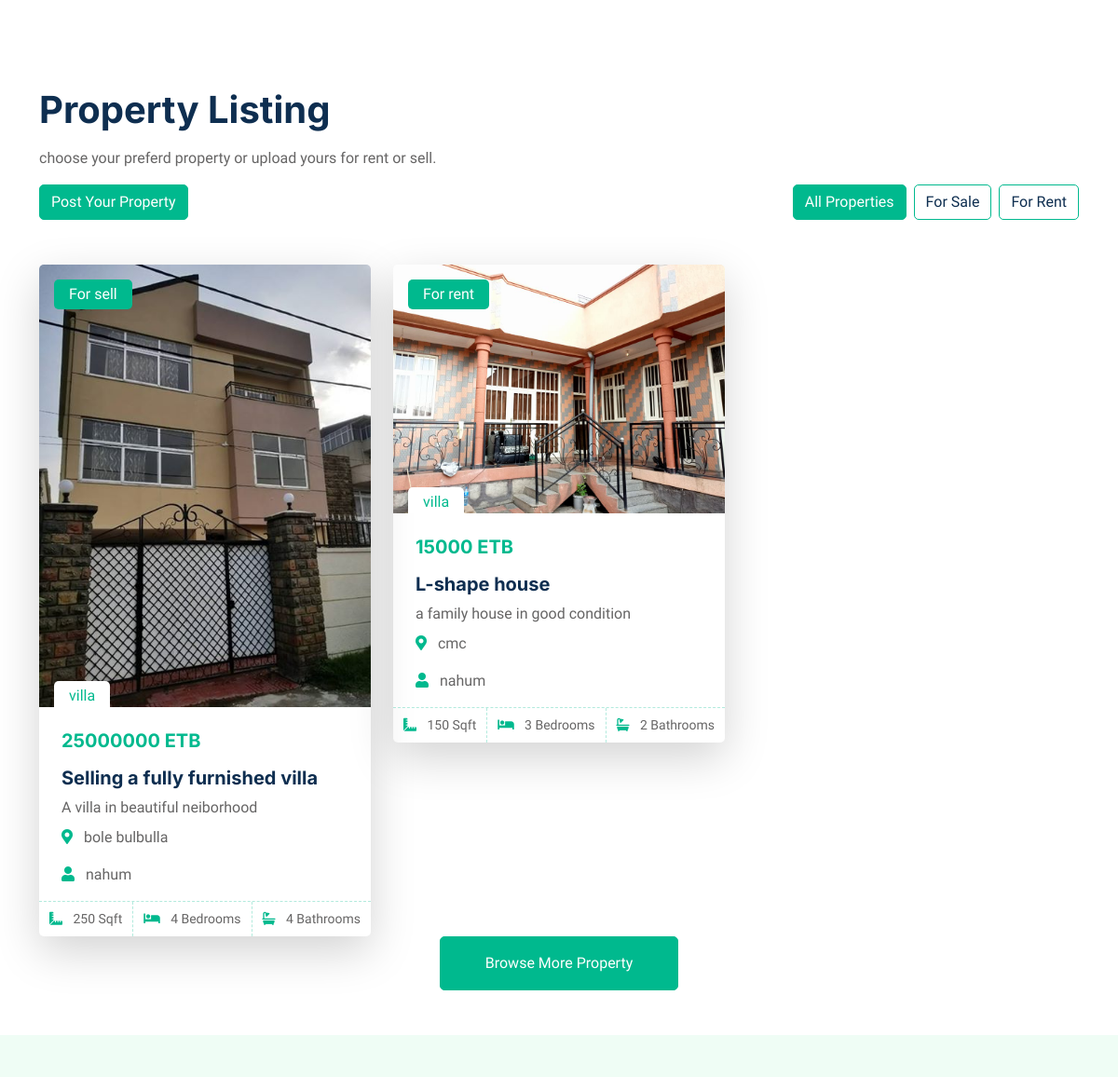
The page /property-list/ (signed in, middle part) on the database as committed earlier.
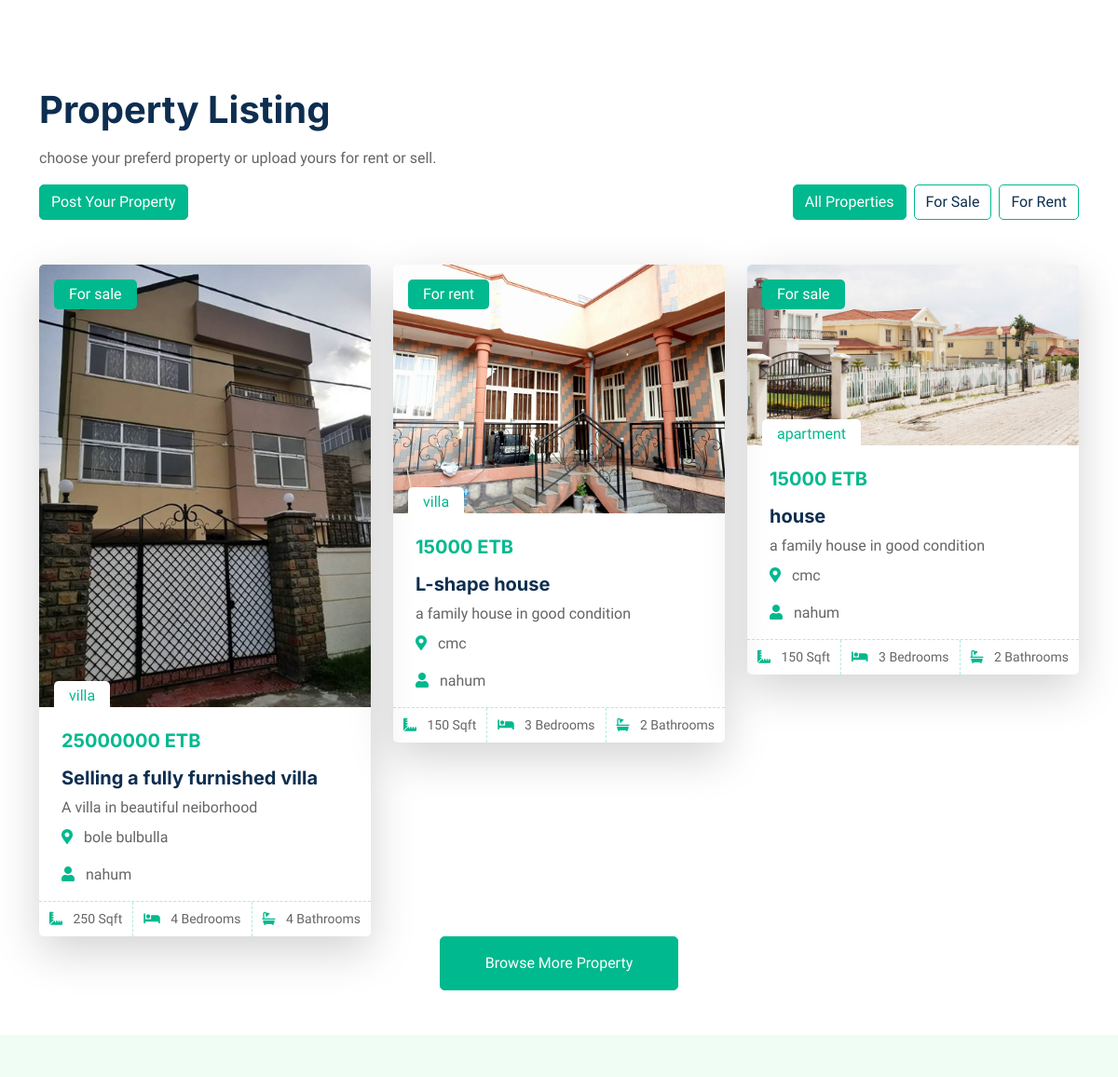
The same page on the database as committed later.
### main/models.py (models this page shows)
class Property(models.Model):
    user= models.ForeignKey(User, on_delete=models.CASCADE)
    title = models.CharField(max_length=122)
    description = models.TextField()
    PROPERTY_TYPES = [('villa', 'Villa'), ('apartment', 'Apartment'), ('office', 'Office') ]
    PROPERTY_FOR = [('sale', 'Sale'), ('rent', 'Rent')]
    property_type = models.CharField(max_length=122, choices=PROPERTY_TYPES, default='villa')
    property_for = models.CharField(max_length=122, choices=PROPERTY_FOR, default='sale')
    image = models.ImageField(upload_to='property_images' , default='\static\website\img\logo.jpg')
    bedrooms = models.IntegerField(default=0)
    bathrooms = models.IntegerField(default=0)
    price = models.IntegerField(default=0)
    area = models.IntegerField(default=0)
    location = models.CharField(max_length=122)
    def __str__(self):
        return self.title

### main/views.py (the view)
# urls.py: path("property-list/", views.property_list, name="property-list"),
@login_required(login_url='login')
def property_list(request):
    properties = Property.objects.all()
    property_type = request.GET.get('property_type', '').strip()
    property_for = request.GET.get('property_for', '').strip()
    location = request.GET.get('location', '').strip()
    price_min = request.GET.get('price_min', '').strip()
    price_max = request.GET.get('price_max', '').strip()
    print("debugging - filters received:",{
        'property_type': property_type,
        'property_for': property_for,
        'location': location,
        'price_min': price_min,
        'price_max': price_max
    })
    if property_type and property_type in dict(Property.PROPERTY_TYPES):
        properties = properties.filter(property_type=property_type)
    if property_for and property_for in dict(Property.PROPERTY_FOR):
        properties = properties.filter(property_for=property_for)
    if location:
        properties = properties.filter(location__icontains=location)
    if price_min.isdigit():
        properties = properties.filter(price__gte=int(price_min))
    if price_max.isdigit():
        properties = properties.filter(price__lte=int(price_max))
    print("debugging - properties found:", properties)
    return render(request, 'property-list.html', {'properties': properties})

### main/templates/property-list.html (shortened to what this page needs)
{% load static %}
<!DOCTYPE html>
<html lang="en">
<head>
    <link href="https://cdnjs.cloudflare.com/ajax/libs/font-awesome/5.10.0/css/all.min.css" rel="stylesheet">
    <link href="https://cdn.jsdelivr.net/npm/bootstrap-icons@1.4.1/font/bootstrap-icons.css" rel="stylesheet">
    <link href="{% static 'website/lib/animate/animate.min.css' %}" rel="stylesheet">
    <link href="{% static 'website/lib/owlcarousel/assets/owl.carousel.min.css' %}" rel="stylesheet">
    <link href="{% static 'website/css/bootstrap.min.css' %}" rel="stylesheet">
    <link href="{% static 'website/css/style.css' %}" rel="stylesheet">
</head>
<body>
    <div class="container-xxl bg-white p-0">
        <div class="container-xxl py-5">
            <div class="container">
                <div class="row g-0 gx-5 align-items-end">
                    <div class="col-lg-6">
                        <div class="text-start mx-auto mb-5 wow slideInLeft" data-wow-delay="0.1s">
                            <h1 class="mb-3">Property Listing</h1>
                            <p>choose your preferd property or upload yours for rent or sell.</p>
                            <a href="{% url 'add_property' %}" class="btn btn-primary">Post Your Property</a>
                        </div>
                    </div>
                    <div class="col-lg-6 text-start text-lg-end wow slideInRight" data-wow-delay="0.1s">
                        <ul class="nav nav-pills d-inline-flex justify-content-end mb-5">
                            <li class="nav-item me-2">
                                <a class="btn btn-outline-primary {% if not request.GET.property_for %} active {% endif %}"
                                    href="{% url 'property-list' %}">All Properties</a>
                            </li>
                            <li class="nav-item me-2">
                                <a class="btn btn-outline-primary {% if request.GET.property_for == 'sale' %} active {% endif %}"
                                    href="{% url 'property-list' %}?property_for=sale">For Sale</a>
                            </li>
                            <li class="nav-item me-0">
                                <a class="btn btn-outline-primary {% if request.GET.property_for == 'rent' %} active {% endif %}"
                                    href="{% url 'property-list' %}?property_for=rent">For Rent</a>
                            </li>
                        </ul>
                    </div>
                </div>
                <div class="tab-content">
                    <div id="tab-1" class="tab-pane fade show p-0 active">
                        <div class="row g-4">
                            {% for property in properties %}
                                <div class="col-lg-4 col-md-6 wow fadeInUp" data-wow-delay="0.1s">
                                    <div class="property-item rounded overflow-hidden shadow-lg">
                                        <div class="position-relative overflow-hidden">
                                            <a href=""><img class="img-fluid w-100" src="{{ property.image.url }}" alt="image of {{ property.title }}"></a>
                                            <div class="bg-primary rounded text-white position-absolute start-0 top-0 m-3 py-1 px-3"> For {{ property.property_for }} </div>
                                            <div class="bg-white rounded-top text-primary position-absolute start-0 bottom-0 mx-3 pt-1 px-3">{{ property.property_type }}</div>
                                        </div>
                                        <div class="p-4 pb-0">
                                            <h5 class="text-primary mb-3">{{ property.price }} ETB</h5>
                                            <p class="d-block h5 mb-2">{{ property.title }}</p>
                                            <p class="d-block h9 mb-2">{{ property.description|truncatechars:50 }}</p>
                                            <p><i class="fa fa-map-marker-alt text-primary me-2"></i> {{ property.location }}</p>
                                            <p><i class="fa fa-user text-primary me-2"></i> {{ property.user }}</p>
                                        </div>
                                        <div class="d-flex border-top">
                                            <small class="flex-fill text-center border-end py-2"><i class="fa fa-ruler-combined text-primary me-2"></i> {{ property.area }} Sqft</small>
                                            <small class="flex-fill text-center border-end py-2"><i class="fa fa-bed text-primary me-2"></i> {{ property.bedrooms }} Bedrooms</small>
                                            <small class="flex-fill text-center py-2"><i class="fa fa-bath text-primary me-2"></i> {{ property.bathrooms }} Bathrooms</small>
                                        </div>
                                    </div>
                                </div>
                            {% endfor %}
                        </div>
                    </div>
                            <div class="col-12 text-center wow fadeInUp" data-wow-delay="0.1s">
                                <a class="btn btn-primary py-3 px-5" href="{% url 'property-list' %}">Browse More Property</a>
                            </div>
                        </div>
                    </div>
                </div>
            </div>
</body>
</html>

### static/website/css/style.css (style rules this page uses)
:root { --primary: #00B98E; --secondary: #FF6922; --light: #EFFDF5; --dark: #0E2E50; }
.btn { transition: .5s; }
.btn.btn-primary, .btn.btn-secondary { color: #FFFFFF; }
.nav-pills .nav-item .btn { color: var(--dark); }
.nav-pills .nav-item .btn:hover, .nav-pills .nav-item .btn.active { color: #FFFFFF; }
.property-item { box-shadow: 0 0 30px rgba(0, 0, 0, .08); }
.property-item img { transition: .5s; }
.property-item .border-top { border-top: 1px dashed rgba(0, 185, 142, .3) !important; }
.property-item .border-end { border-right: 1px dashed rgba(0, 185, 142, .3) !important; }

Rows that differ between the two databases and show on the page:
changed Property "Selling a fully furnished villa": property_for "sell" → "sale"
added Property: image (picture), property_for "sale", property_type "apartment", price "15000", title "house", description "a family house in good condition", location "cmc", user "nahum", area "150", bedrooms "3", bathrooms "2"
